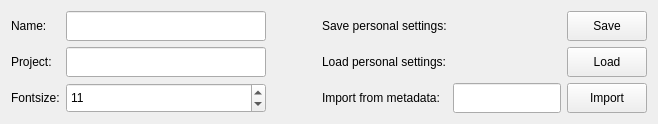
          <widget class="QWidget" name="User">
           <attribute name="title">
            <string>User</string>
           </attribute>
           <layout class="QGridLayout" name="gridLayout_7">
            <item row="1" column="3">
             <widget class="QLabel" name="Save_personal_settingsL">
              <property name="text">
               <string>Save personal settings:</string>
              </property>
             </widget>
            </item>
            <item row="2" column="0">
             <widget class="QLabel" name="ProjectL">
              <property name="text">
               <string>Project:</string>
              </property>
             </widget>
            </item>
            <item row="2" column="1">
             <widget class="QLineEdit" name="Project">
              <property name="sizePolicy">
               <sizepolicy hsizetype="Maximum" vsizetype="Fixed">
                <horstretch>0</horstretch>
                <verstretch>0</verstretch>
               </sizepolicy>
              </property>
              <property name="minimumSize">
               <size>
                <width>200</width>
                <height>30</height>
               </size>
              </property>
              <property name="maximumSize">
               <size>
                <width>200</width>
                <height>30</height>
               </size>
              </property>
              <property name="text">
               <string/>
              </property>
             </widget>
            </item>
            <item row="1" column="0">
             <widget class="QLabel" name="NameL">
              <property name="text">
               <string>Name:</string>
              </property>
             </widget>
            </item>
            <item row="3" column="0">
             <widget class="QLabel" name="FontsizeL">
              <property name="text">
               <string>Fontsize:</string>
              </property>
             </widget>
            </item>
            <item row="1" column="1">
             <widget class="QLineEdit" name="Name">
              <property name="minimumSize">
               <size>
                <width>0</width>
                <height>30</height>
               </size>
              </property>
              <property name="maximumSize">
               <size>
                <width>200</width>
                <height>30</height>
               </size>
              </property>
              <property name="text">
               <string/>
              </property>
             </widget>
            </item>
            <item row="1" column="5">
             <widget class="QPushButton" name="Save_personal_settings_button">
              <property name="minimumSize">
               <size>
                <width>0</width>
                <height>30</height>
               </size>
              </property>
              <property name="maximumSize">
               <size>
                <width>16777215</width>
                <height>30</height>
               </size>
              </property>
              <property name="text">
               <string>Save</string>
              </property>
             </widget>
            </item>
            <item row="3" column="1">
             <widget class="QSpinBox" name="Fontsize">
              <property name="minimumSize">
               <size>
                <width>0</width>
                <height>30</height>
               </size>
              </property>
              <property name="maximumSize">
               <size>
                <width>200</width>
                <height>30</height>
               </size>
              </property>
              <property name="minimum">
               <number>8</number>
              </property>
              <property name="maximum">
               <number>20</number>
              </property>
              <property name="value">
               <number>11</number>
              </property>
             </widget>
            </item>
            <item row="1" column="2">
             <spacer name="horizontalSpacer">
              <property name="orientation">
               <enum>Qt::Horizontal</enum>
              </property>
              <property name="sizeType">
               <enum>QSizePolicy::Fixed</enum>
              </property>
              <property name="sizeHint" stdset="0">
               <size>
                <width>50</width>
                <height>20</height>
               </size>
              </property>
             </spacer>
            </item>
            <item row="3" column="3">
             <widget class="QLabel" name="Import_from_metadataL">
              <property name="text">
               <string>Import from metadata:</string>
              </property>
             </widget>
            </item>
            <item row="3" column="4">
             <widget class="QLineEdit" name="Metadata_input">
              <property name="sizePolicy">
               <sizepolicy hsizetype="Expanding" vsizetype="Fixed">
                <horstretch>0</horstretch>
                <verstretch>0</verstretch>
               </sizepolicy>
              </property>
              <property name="minimumSize">
               <size>
                <width>100</width>
                <height>30</height>
               </size>
              </property>
              <property name="maximumSize">
               <size>
                <width>16777215</width>
                <height>30</height>
               </size>
              </property>
             </widget>
            </item>
            <item row="3" column="5">
             <widget class="QPushButton" name="Import_personal_settings_metadata_button">
              <property name="minimumSize">
               <size>
                <width>0</width>
                <height>30</height>
               </size>
              </property>
              <property name="maximumSize">
               <size>
                <width>16777215</width>
                <height>30</height>
               </size>
              </property>
              <property name="text">
               <string>Import</string>
              </property>
             </widget>
            </item>
            <item row="2" column="5">
             <widget class="QPushButton" name="Load_personal_settings_button">
              <property name="minimumSize">
               <size>
                <width>0</width>
                <height>30</height>
               </size>
              </property>
              <property name="maximumSize">
               <size>
                <width>16777215</width>
                <height>30</height>
               </size>
              </property>
              <property name="text">
               <string>Load</string>
              </property>
              <property name="default">
               <bool>false</bool>
              </property>
             </widget>
            </item>
            <item row="2" column="3">
             <widget class="QLabel" name="Load_personal_settingsL">
              <property name="text">
               <string>Load personal settings:</string>
              </property>
             </widget>
            </item>
           </layout>
          </widget>
